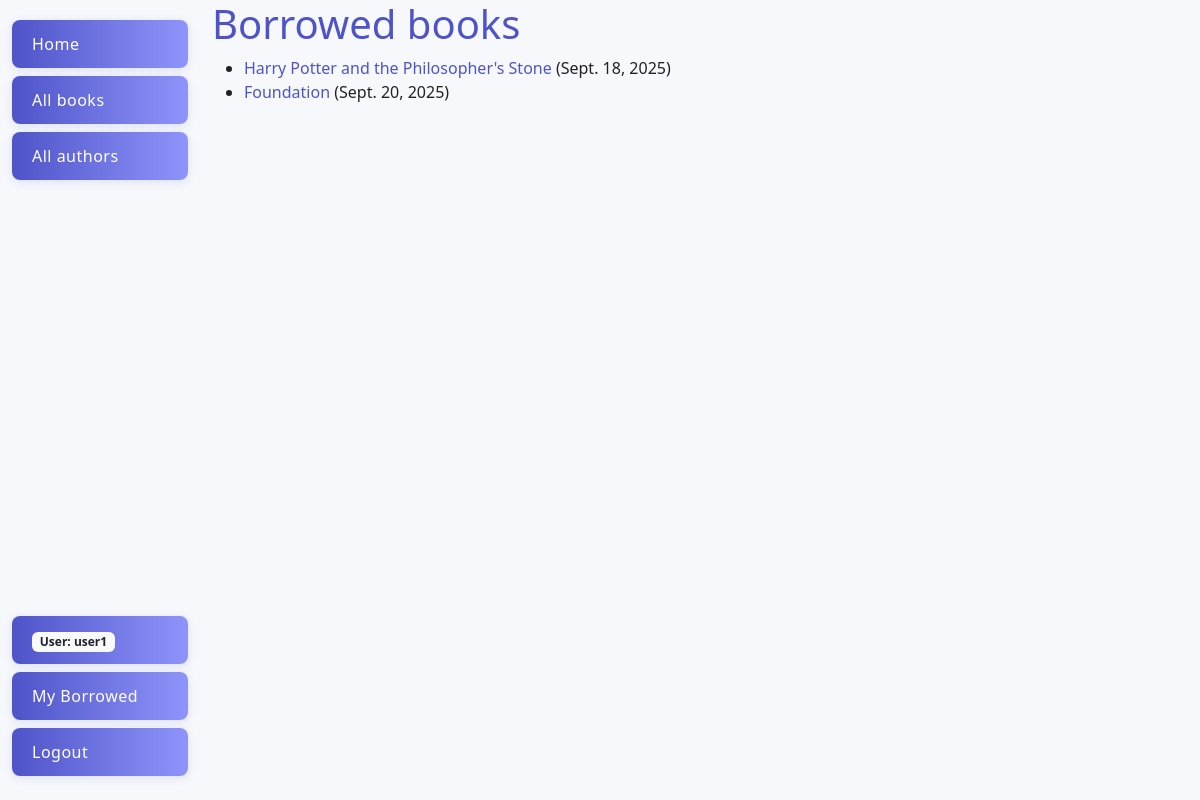
/catalog/mybooks/ (signed in), run on the app's committed database.
### catalog/models.py (models this page shows, shortened)
class BookInstance(models.Model):
    id = models.UUIDField(primary_key=True, default=uuid.uuid4,help_text="Unique ID for this particular book across whole library")
    book = models.ForeignKey('Book', on_delete=models.RESTRICT, null=True)
    imprint = models.CharField(max_length=200)
    due_back = models.DateField(null=True, blank=True)
    borrower = models.ForeignKey(User, on_delete=models.SET_NULL, null=True, blank=True)
    LOAN_STATUS = (
        ('m', 'Maintenance'),
        ('o', 'On loan'),
        ('a', 'Available'),
        ('r', 'Reserved'),
    )
    status = models.CharField(
        max_length=1,
        choices=LOAN_STATUS,
        blank=True,
        default='m',
        help_text='Book availability',
    )
    class Meta:
        ordering = ['due_back']
        permissions = [
            ("can_mark_returned", "Set book as returned"),
        ]
    @property
    def is_overdue(self):
        return bool(self.due_back and date.today() > self.due_back)

class Book(models.Model):
    title = models.CharField(max_length=200)
    author = models.ForeignKey('Author', on_delete=models.RESTRICT, null=True)
    summary = models.TextField(max_length=1000, help_text="Enter a brief description of the book")
    isbn = models.CharField(
                            'ISBN', max_length=13,
                            unique=True,
                            help_text='13 Character '
                                      '<a href="https://www.isbn-international.org/content/what-isbn"'
                                      '>ISBN number</a>')
    genre = models.ManyToManyField(Genre, help_text="Select a genre for this book")
    language = models.ForeignKey('Language', on_delete=models.SET_NULL, null=True)
    def display_genre(self):
        return ', '.join(genre.name for genre in self.genre.all()[:3])
    display_genre.short_description = 'Genre'

### catalog/views.py (the view)
# urls.py: path('mybooks/', views.LoanedBooksByUserListView.as_view(), name='my-borrowed'),
class LoanedBooksByUserListView(LoginRequiredMixin,generic.ListView):
    model = BookInstance
    template_name = 'catalog/bookinstance_list_borrowed_user.html'
    paginate_by = 3
    def get_queryset(self):
        return (
            BookInstance.objects.filter(borrower=self.request.user)
            .filter(status__exact='o')
            .order_by('due_back')
        )

### catalog/templates/catalog/bookinstance_list_borrowed_user.html
{% extends "base_generic.html" %} {% block content %}
<h1>Borrowed books</h1>
{% if bookinstance_list %}
<ul>
  {% for bookinst in bookinstance_list %}
  <li class="{% if bookinst.is_overdue %}text-danger{% endif %}">
    <a href="{% url 'book-detail' bookinst.book.pk %}"
      >{{ bookinst.book.title }}</a
    >
    ({{ bookinst.due_back }})
  </li>
  {% endfor %}
</ul>
{% else %}
<p>There are no books borrowed.</p>
{% endif %} {% endblock %}

### catalog/templates/base_generic.html (shortened to what this page needs)
<!DOCTYPE html>
<html lang="en">
<head>
  <link href="https://cdn.jsdelivr.net/npm/bootstrap@5.3.3/dist/css/bootstrap.min.css" rel="stylesheet"
 />
  {% load static %}
  <link rel="stylesheet" href="{% static 'catalog/css/styles.css' %}" />
</head>
<body>
  <div class="container-fluid">
    <div class="row">
      <div class="col-sm-2 d-flex flex-column min-vh-100">
        {% block sidebar %}
        <ul class="sidebar-nav">
          <li><a href="{% url 'index' %}">Home</a></li>
          <li><a href="{% url 'books' %}">All books</a></li>
          <li>
            <a href="{% url 'authors' %}">All authors</a>
          </li>
        </ul>
        <ul class="sidebar-nav sidebar-bottom">
          {% if user.is_authenticated %}
          <li class="sidebar-user"><span class="badge bg-light text-dark">User: {{ user.get_username }}</span></li>
          <li><a href="{% url 'my-borrowed' %}">My Borrowed</a></li>
          <li class="sidebar-user">
            <form id="logout-form" method="post" action="{% url 'logout' %}" class="m-0">
              <a href="#" class="logout-link" onclick="event.preventDefault(); this.closest('form').submit();">Logout</a>
            </form>
          </li>
          {% else %}
          <li><a href="{% url 'login' %}?next={{ request.path }}">Login</a></li>
          {% endif %}
        </ul>
        {% endblock %}
      </div>
      <div class="col-sm-10">
        {% block content %}{% endblock %}
      </div>
    </div>
  </div>
</body>
</html>

### catalog/static/catalog/css/styles.css (style rules this page uses)
.sidebar-nav { margin-top: 20px; padding: 0; list-style: none; }
.sidebar-bottom { margin-top: auto; }
.sidebar-nav li { padding: 12px 20px; margin-bottom: 8px; background: linear-gradient(90deg, #4e54c8 0%, #8f94fb 100%); color: #fff; border-radius: 8px; transition: background 0.3s, transform 0.2s; box-shadow: 0 2px 8px rgba(78, 84, 200, 0.15); cursor: pointer; }
.sidebar-nav li a { color: inherit; text-decoration: none; font-weight: 500; letter-spacing: 0.5px; display: block; }
body { font-family: 'Segoe UI', Arial, sans-serif; background: #f6f8fc; color: #222; margin: 0; padding: 0; }
h1, h2, h3 { color: #4e54c8; margin-top: 0; }
a { color: #4e54c8; text-decoration: none; transition: color 0.2s; }

### data on the page
BookInstance: book "Harry Potter and the Philosopher's Stone", due_back "Sept. 18, 2025"
BookInstance: book "Foundation", due_back "Sept. 20, 2025"

### other printed values
{{ user.get_username }} "user1"
